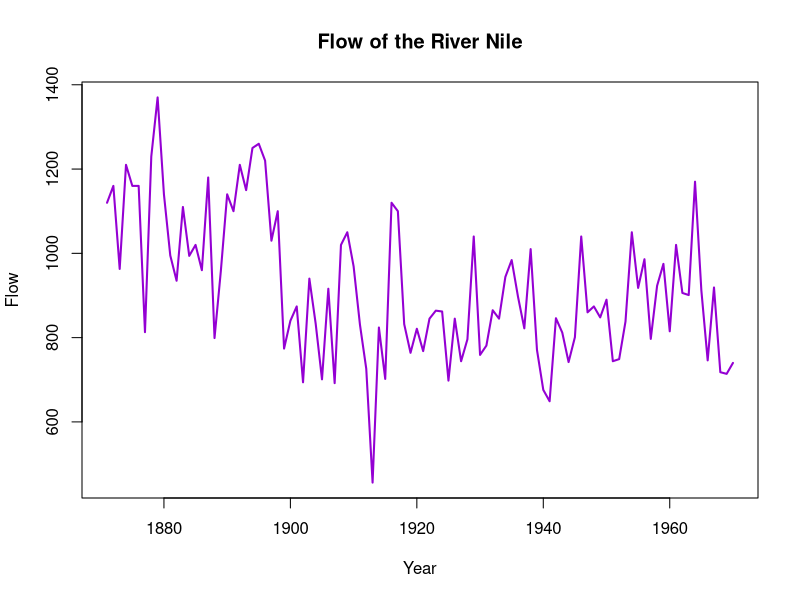
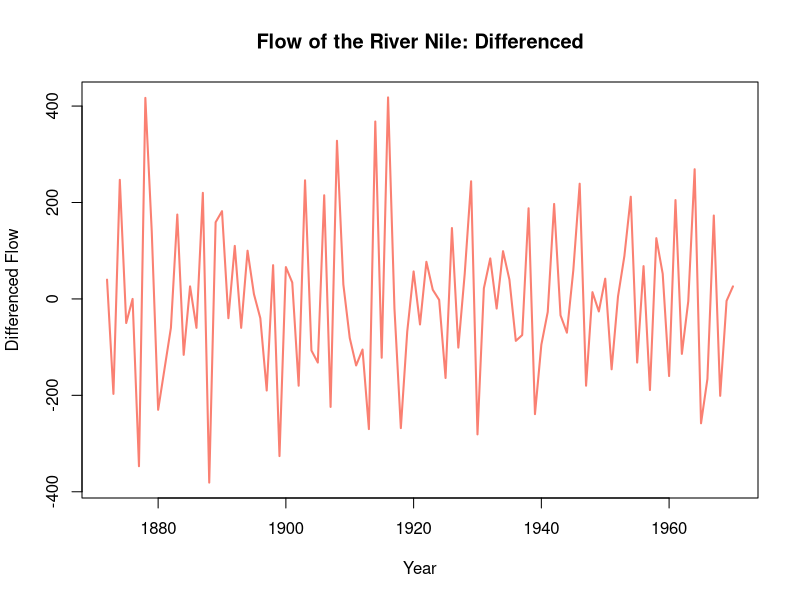
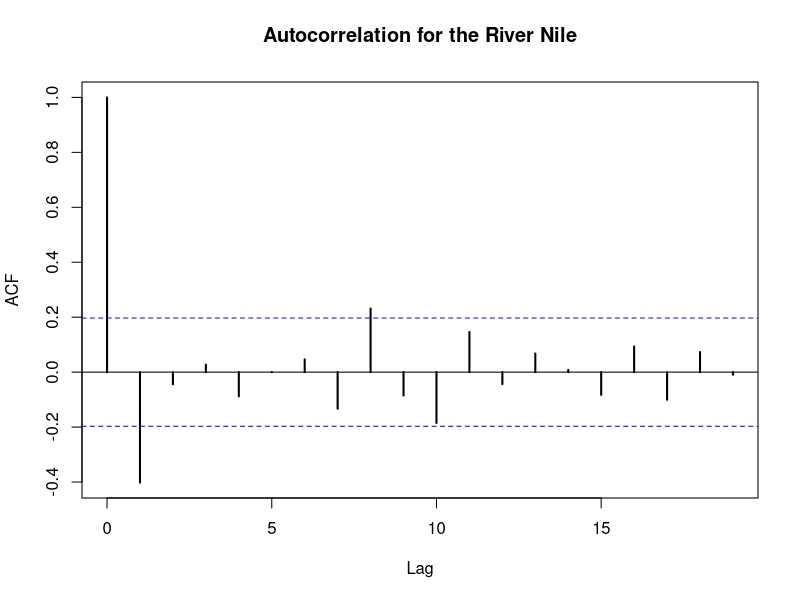
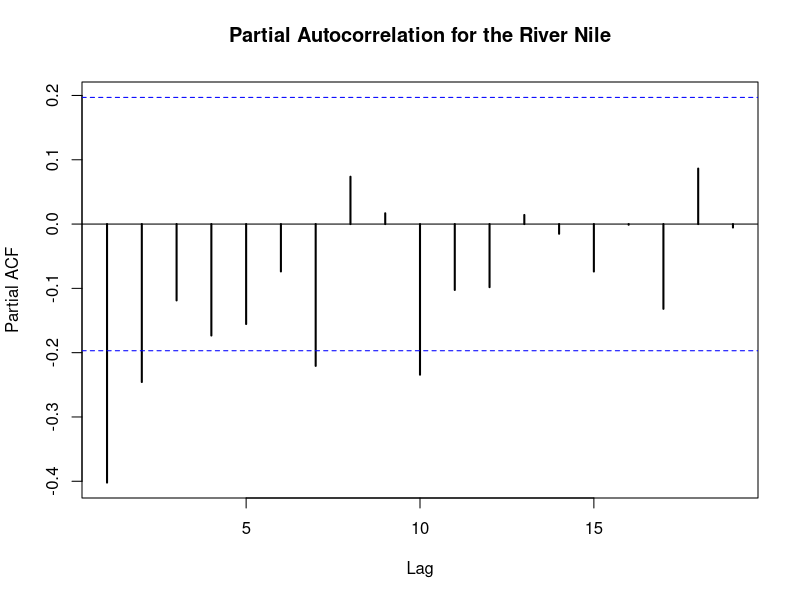
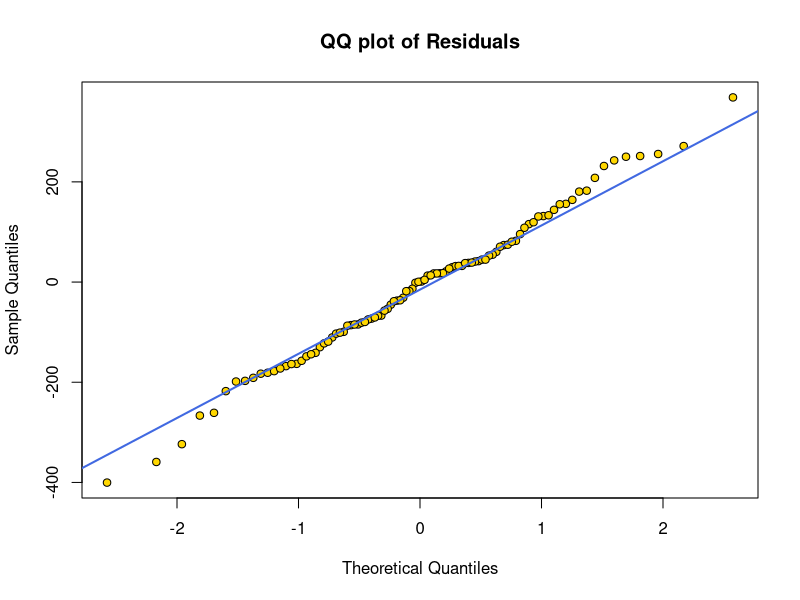
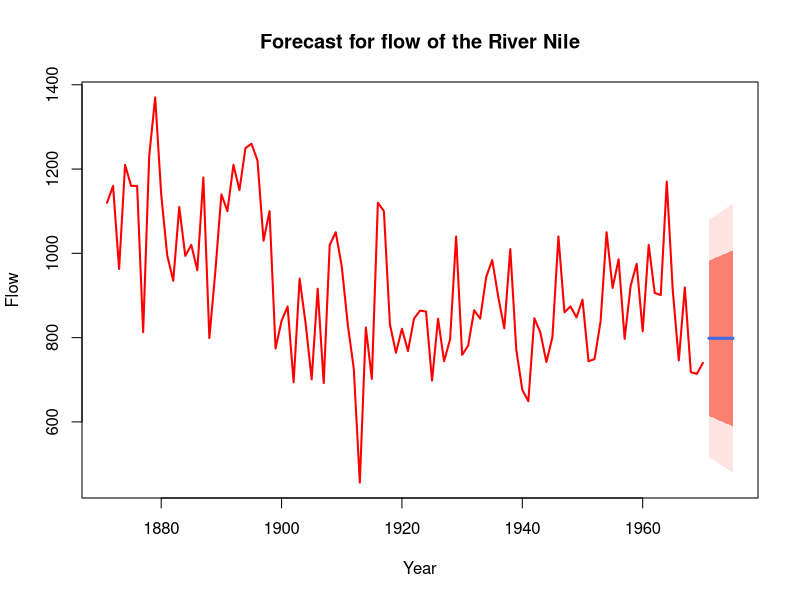
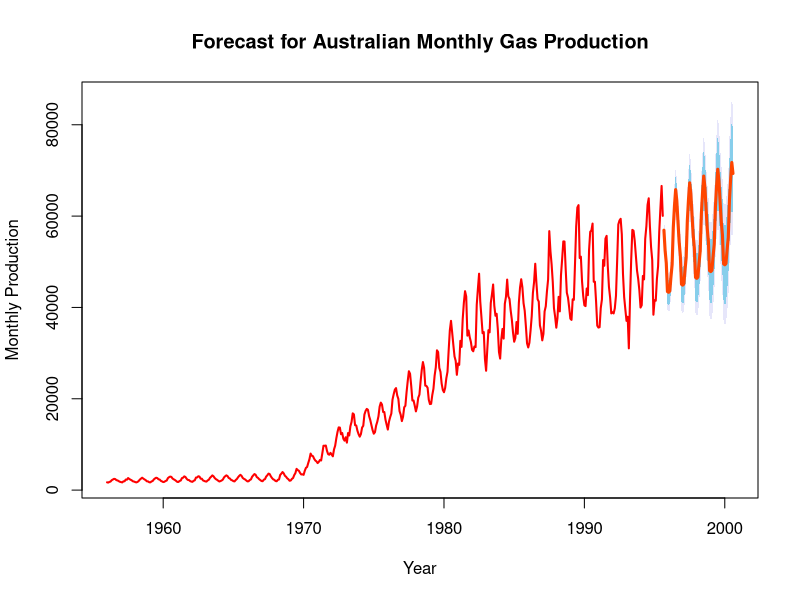

Generate these figures, in order, with R:
## ARIMA Modeling
# 시계열 데이터의 정상성 평가

Nile # Data set (1871 - 1970 나일강 유량 체크.)
plot(Nile, col="darkviolet", lwd=2,
     xlab="Year", ylab = "Flow",
     main = "Flow of the River Nile")

# ADF Test >  정상성 평가
library(tseries)
adf.test(Nile) # P-value 값 너무 큼. > 비정상적인 시계열. > 차분화


library(forecast)
ndiffs(Nile) # 시계열이 정상적이려면 1회의 차분이 필요함. 


# 시계열 데이터에 1회의 차분을 적용해보겠음! 
dNile <- diff(Nile)
# 차분한 데이터의 시계열 그래프 그려보겠음. 
plot(dNile, col="salmon", lwd=2,
     xlab="Year", ylab = "Differenced Flow",
     main = "Flow of the River Nile: Differenced") # 본래의 데이터와 비교하면 트렌드가 사라졌기 때문에 

                                                   # 정상성 확인 가능했음! 
# ADF 검정을 통해서 정상성을 통계적으로 유의한지 확인해보겠음. 
adf.test(dNile) # 차분한 시계열 데이터의 p-value 값이 프린트된 p-value 값보다 작기 때문에 
                # 통계적으로 정상성을 가지고 있다고 판단할 수 있음. 


# 차분한 시계열 데이터가 정상성을 충족하기 때문에 ARIMA 예측 모델을 생성할 수 있음. 
# ARIMA(p,d,q) > 최대의 성능을 가지는 p,d,q를 가지면 됨. 
# d = 1 (시계열이 정상적이려면 1회의 차분이 필요.)
# p, q는 acf, pacf 도표를 통해서 얻을 수 있음! 

# 1.일단 차분 시계열에 대한 acf, pacf 도표를 생성한다. 
# 예측 모델 생성
acf(dNile, lwd=2,
    main="Autocorrelation for the River Nile")
pacf(dNile, lwd=2,
     main="Partial Autocorrelation for the River Nile")

### PACF를 통해서 p를 결정하는데 이것은 lag이 0이 되기 직전의 lag level = p = 1.
### ACF를 통해서 q를 결정함. q=2. 
### 예측모델은 ARIMA 모델을 사용하여 생성할 수 있음. 시작하겠음. 
Nile.arima <- arima(Nile, order=c(0, 1, 1)) # MA(1)을 설정했고 Original Time Series Data를 사용했다는 점! 
Nile.arima
accuracy(Nile.arima) # 잔차가 0이 되어야하고 얘네가 정규분포를 따르며 이는 잔차 간 상관관계가 없어야하며 
                    # 값이 작을수록 예측하기 쉬움. 

### 예측 모델 평가와 예측
### 잔차가 정규분포를 따르는지 확인하는 과정. 
qqnorm(Nile.arima$residuals, pch=21, col="black", 
       bg="gold", main="QQ plot of Residuals")
qqline(Nile.arima$residuals, col="royalblue", lwd=2)

# Box test를 이용하면 자기상관이 0이라는 귀무가설을 검정할 수 있음. 
Box.test(Nile.arima$residuals, type="Ljung-Box")

# 유의 수준 0.05에서 통계적으로 유의하지 않기 때문에 잔차들의 상관관계가 0이라는 귀무 가설을 기각 불가. 
# 잔차들의 자기상관은 0과 다르다고 할 수 없음. 
# 따라서 현재 생성된 예측 모델은 시계열 데이터를 잘 적합시켰다고 볼 수 있음! 
# 이제 예측 모델을 이용해서 미래의 값을 예측할 수 있음! > Forecast 함수 이용.
Nile.arima.pred <- forecast(Nile.arima, h=5) # 향후 5년간의 나일강 유량 예측.
Nile.arima.pred # 80% 및 95% 신뢰구간으로 출력이 됨. 

# 예측 결과를 그래프로 나타내기. 
plot(Nile.arima.pred, col="red", lwd=2, 
     flty=1, flwd=3,
     fcol="royalblue", shadecols=c("mistyrose", "salmon"),
     xlab = "Year", ylab = "Flow",
     main = "Forecast for flow of the River Nile")

# Gas 데이터 셋을 통해서 arima 예측 모델을 자동적으로 생성해보겠음. 
gas
gas.arima <- auto.arima(gas) # 최적의 모델을 예측 모델로 선정함.
gas.arima

### ARIMA(2,1,1)(0,1,1)[12] 
### 뒷부분 4개의 숫자는 계절 부분을 나타냄.
### 가운데의 3개의 숫자 - 비계절에 대한 p,d,q를 나타내고. 
### 12의 값은 연간 관측값의 계수임.
### ar1, ar2, ma1 - 비계절 부분에서 3개의 계수가 측정이 되었고 
### sma1 - 계절의 부분에서 1개의 계수가 측정이 됨. 

arima(gas, order=c(2,1,1), 
      seasonal=list(order=c(0,1,1), period=12))

forecast(gas.arima, h=5*12) 
# 결과 그래프로 표현.
plot(forecast(gas.arima, h=5*12), col="red", lwd=2, 
     flty=1, flwd=3,  # flty, flwd, fcol은 예측선에 대한 선의 유형, 선의 굴기, 선의 색상을 나타냄.
     fcol="orangered", shadecols=c("lavender", "skyblue"), # shadecols는 신뢰구간에 대한 색상 지정.
     xlab = "Year", ylab = "Monthly Production",
     main = "Forecast for Australian Monthly Gas Production")





















